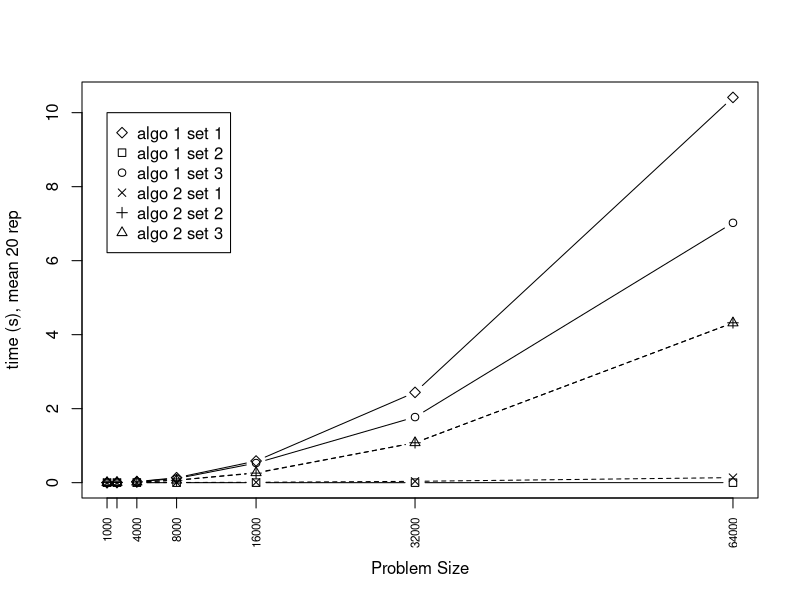
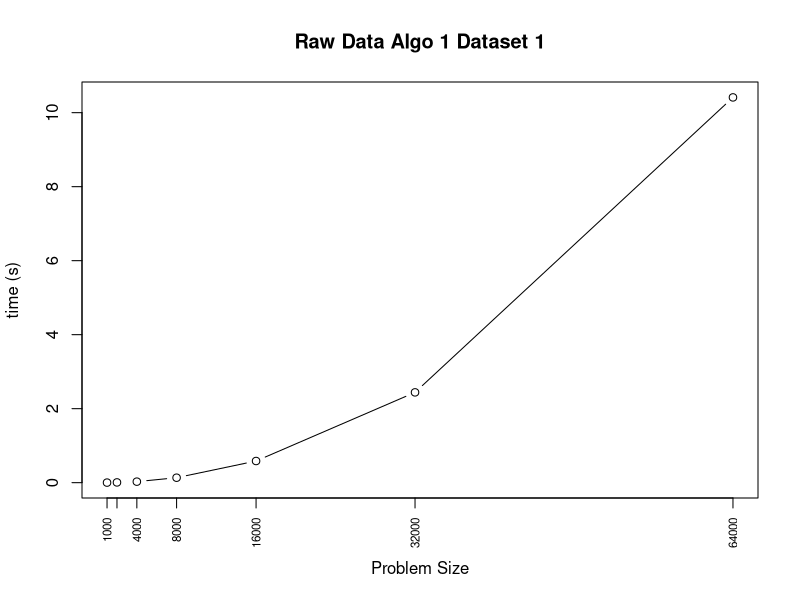
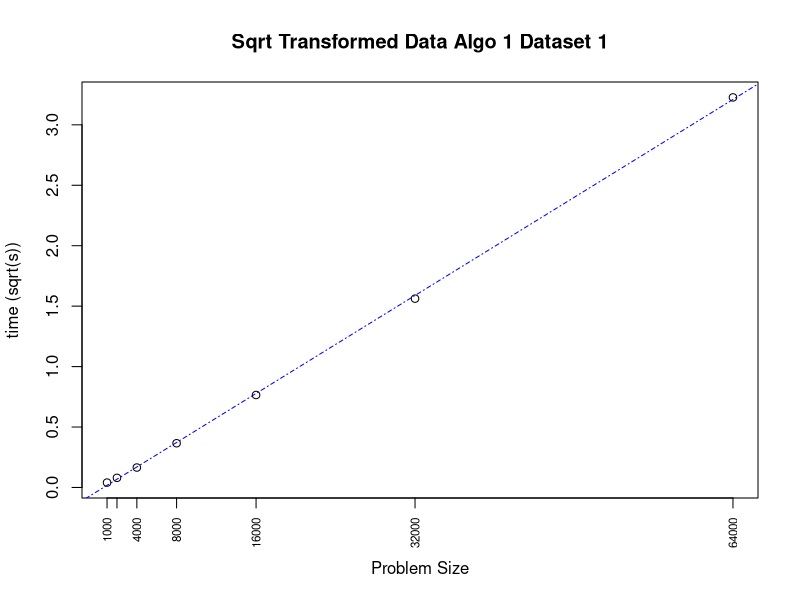
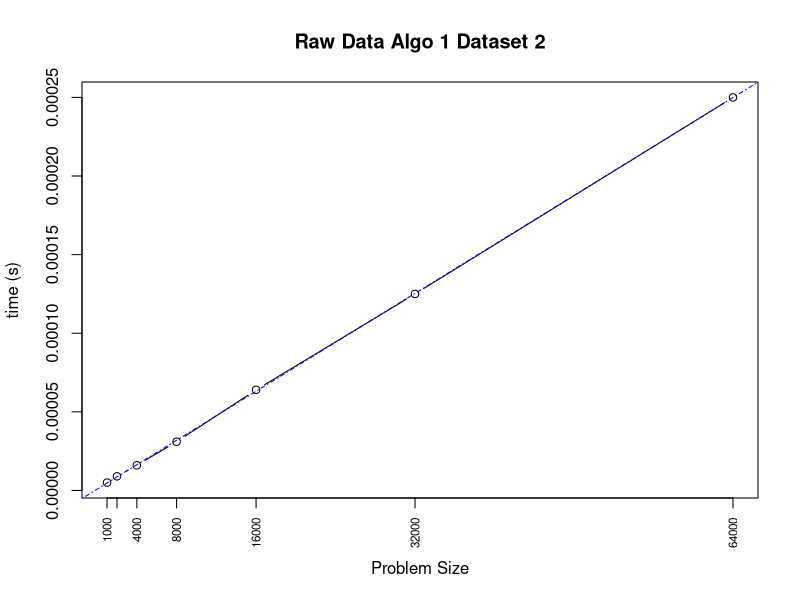
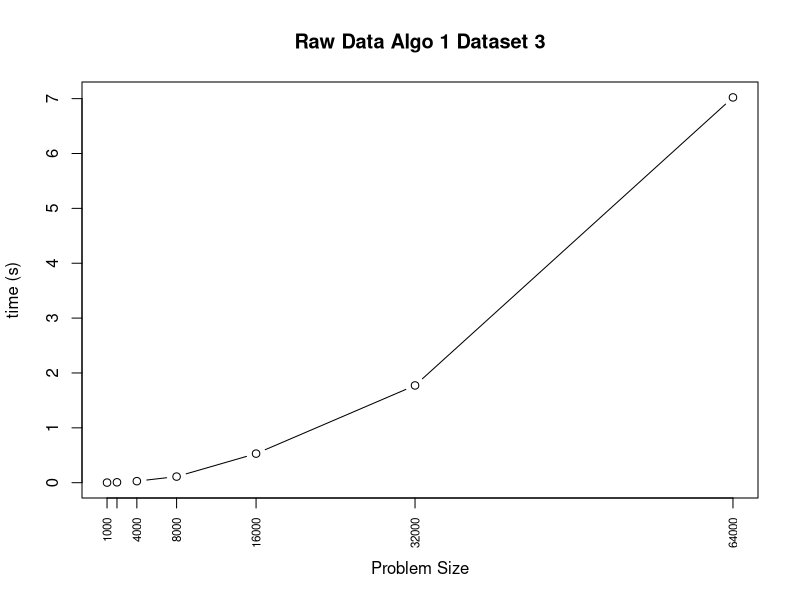
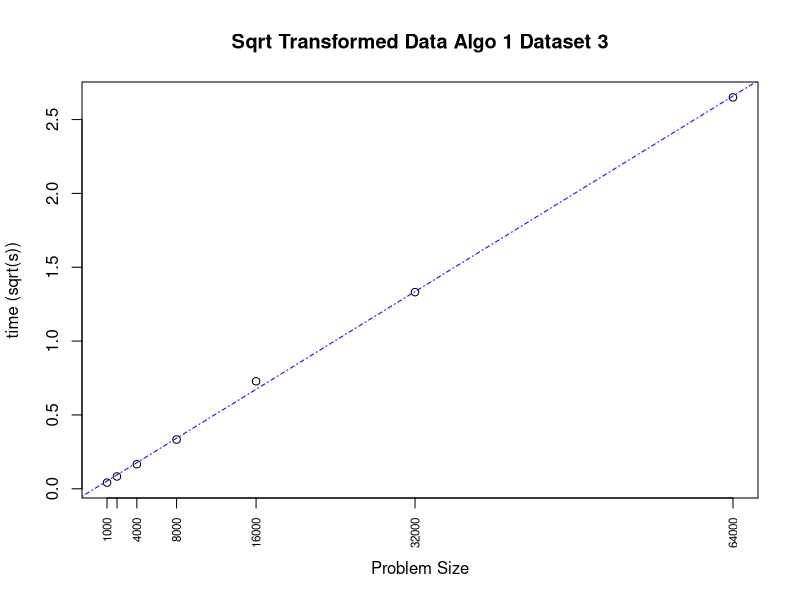
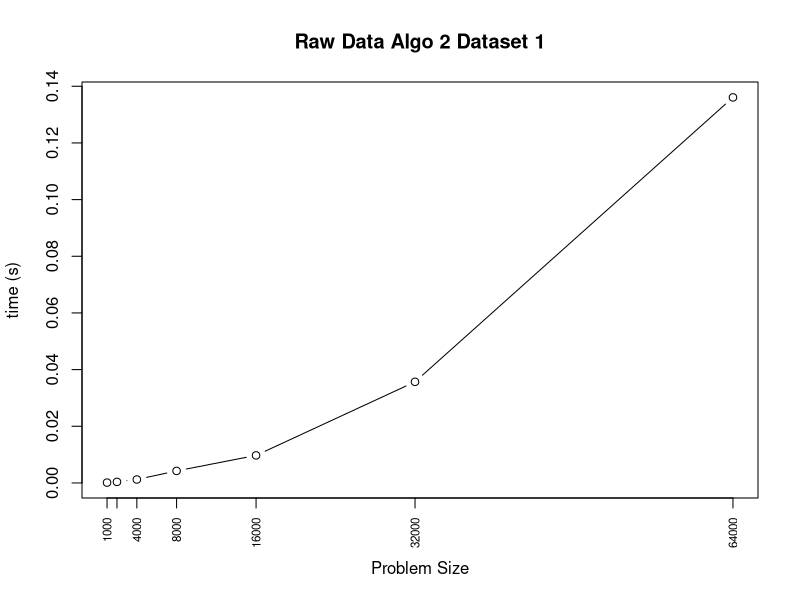
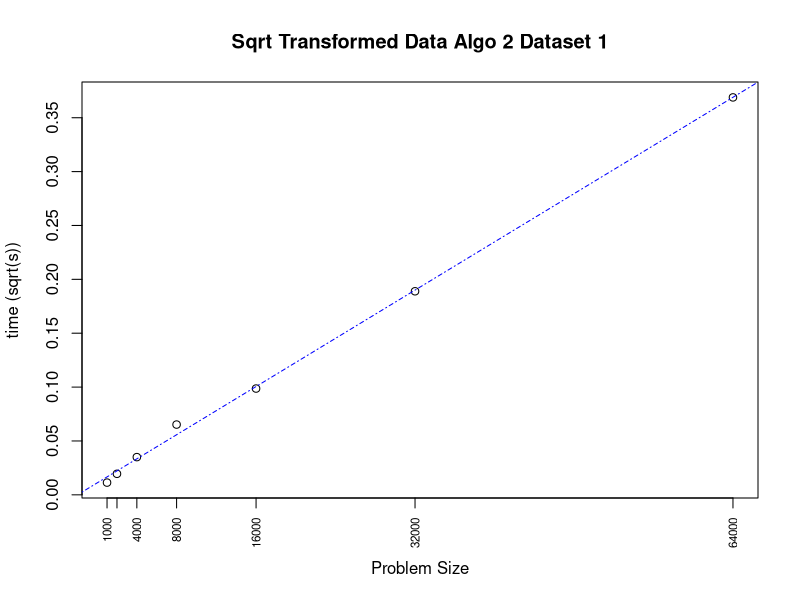

Reproduce these figures in R, in order.
setwd('~/git/dv5_performance_benchmark')
timing<-read.table('results.txt', header=F)

## Eight x 3.7GHz Intel(R) Core(TM) i7-4770 CPU @ 3.40GHz Processors, 31.9GB RAM, 54283 Bogomips Total

# Experiment Size
dataSize = c(1000, 2000, 4000, 8000, 16000, 32000, 64000)

# Datasets
algo1_set1<-timing[1:7,2]
algo1_set2<-timing[8:14,2]
algo1_set3<-timing[15:21,2]
algo2_set1<-timing[22:28,2]
algo2_set2<-timing[29:35,2]
algo2_set3<-timing[36:42,2]
benchmark <- data.frame(algo1_set1 = algo1_set1, 
                        algo1_set2=algo1_set2, 
                        algo1_set3=algo1_set3, 
                        algo2_set1=algo2_set1, 
                        algo2_set2=algo2_set2, 
                        algo2_set3=algo2_set3)

row.names(benchmark)<-dataSize 

plot(dataSize,
     benchmark[,1],
     lty=1,
     xaxt="n", 
     type="b", 
     pch=5,
     xlab='Problem Size',
     ylab='time (s), mean 20 rep')
axis(1, at=dataSize, las=2, cex.axis=0.7)
points(dataSize, benchmark[,2], type="b", pch=0, lty=1)
points(dataSize, benchmark[,3], type="b", pch=1, lty=1)
points(dataSize, benchmark[,4], type="b", pch=4, lty=2)
points(dataSize, benchmark[,5], type="b", pch=3, lty=2)
points(dataSize, benchmark[,6], type="b", pch=2, lty=2)

legend(1000,10, c("algo 1 set 1", 
                  "algo 1 set 2", 
                  "algo 1 set 3", 
                  "algo 2 set 1", 
                  "algo 2 set 2", 
                  "algo 2 set 3"),
       pch=c(5,0,1,4,3,2))

#####################################################################################
# Linear Regression Algo 1 Dataset 1
########
plot(dataSize, 
     benchmark[,1],
     main="Raw Data Algo 1 Dataset 1",
     xaxt="n", 
     type="b", 
     col='black',
     xlab='Problem Size',
     ylab='time (s)')
axis(1, at=dataSize, las=2, cex.axis=0.7)

### Transforming
plot(dataSize,
     sqrt(benchmark[,1]),
          lty=2,
          main="Sqrt Transformed Data Algo 1 Dataset 1",
          xaxt="n", 
          type="p", 
          col='black',
          xlab='Problem Size',
          ylab='time (sqrt(s))')
     axis(1, at=dataSize, las=2, cex.axis=0.7)

### Regression
regAnal <- lm(sqrt(benchmark[,1])~dataSize)
summary(regAnal)
cor(sqrt(benchmark[,1]),dataSize)
abline(regAnal, lty=4, col='blue')

#####################################################################################
# Linear Regression Algo 1 Dataset 2
########
plot(dataSize, 
     benchmark[,2],
     main="Raw Data Algo 1 Dataset 2",
     xaxt="n", 
     type="b", 
     col='black',
     xlab='Problem Size',
     ylab='time (s)')
axis(1, at=dataSize, las=2, cex.axis=0.7)

### Regression
regAnal <- lm(benchmark[,2]~dataSize)
summary(regAnal)
cor(benchmark[,2],dataSize)
abline(regAnal, lty=4, col='blue')

#####################################################################################
# Linear Regression Algo 1 Dataset 3
########
plot(dataSize, 
     benchmark[,3],
     main="Raw Data Algo 1 Dataset 3",
     xaxt="n", 
     type="b", 
     col='black',
     xlab='Problem Size',
     ylab='time (s)')
axis(1, at=dataSize, las=2, cex.axis=0.7)

### Transforming
plot(dataSize,
     sqrt(benchmark[,3]),
     lty=2,
     main="Sqrt Transformed Data Algo 1 Dataset 3",
     xaxt="n", 
     type="p", 
     col='black',
     xlab='Problem Size',
     ylab='time (sqrt(s))')
axis(1, at=dataSize, las=2, cex.axis=0.7)

### Regression
regAnal <- lm(sqrt(benchmark[,3])~dataSize)
summary(regAnal)
cor(sqrt(benchmark[,3]),dataSize)
abline(regAnal, lty=4, col='blue')

#####################################################################################
# Linear Regression Algo 2 Dataset 1
########
plot(dataSize, 
     benchmark[,4],
     main="Raw Data Algo 2 Dataset 1",
     xaxt="n", 
     type="b", 
     col='black',
     xlab='Problem Size',
     ylab='time (s)')
axis(1, at=dataSize, las=2, cex.axis=0.7)

### Transforming
plot(dataSize,
     sqrt(benchmark[,4]),
     lty=2,
     main="Sqrt Transformed Data Algo 2 Dataset 1",
     xaxt="n", 
     type="p", 
     col='black',
     xlab='Problem Size',
     ylab='time (sqrt(s))')
axis(1, at=dataSize, las=2, cex.axis=0.7)

### Regression
regAnal <- lm(sqrt(benchmark[,4])~dataSize)
summary(regAnal)
cor(sqrt(benchmark[,4]),dataSize)
abline(regAnal, lty=4, col='blue')


#####################################################################################
# Linear Regression Algo 2 Dataset 2
########
plot(dataSize, 
     benchmark[,5],
     main="Raw Data Algo 2 Dataset 2",
     xaxt="n", 
     type="b", 
     col='black',
     xlab='Problem Size',
     ylab='time (s)')
axis(1, at=dataSize, las=2, cex.axis=0.7)

### Transforming
plot(dataSize,
     sqrt(benchmark[,5]),
     lty=2,
     main="Sqrt Transformed Data Algo 2 Dataset 2",
     xaxt="n", 
     type="p", 
     col='black',
     xlab='Problem Size',
     ylab='time (sqrt(s))')
axis(1, at=dataSize, las=2, cex.axis=0.7)

### Regression
regAnal <- lm(sqrt(benchmark[,5])~dataSize)
summary(regAnal)
cor(sqrt(benchmark[,5]),dataSize)
abline(regAnal, lty=4, col='blue')


#####################################################################################
# Linear Regression Algo 2 Dataset 3
########
plot(dataSize, 
     benchmark[,6],
     main="Raw Data Algo 2 Dataset 3",
     xaxt="n", 
     type="b", 
     col='black',
     xlab='Problem Size',
     ylab='time (s)')
axis(1, at=dataSize, las=2, cex.axis=0.7)

### Transforming
plot(dataSize,
     sqrt(benchmark[,6]),
     lty=2,
     main="Sqrt Transformed Data Algo 2 Dataset 3",
     xaxt="n", 
     type="p", 
     col='black',
     xlab='Problem Size',
     ylab='time (sqrt(s))')
axis(1, at=dataSize, las=2, cex.axis=0.7)

### Regression
regAnal <- lm(sqrt(benchmark[,6])~dataSize)
summary(regAnal)
cor(sqrt(benchmark[,6]),dataSize)
abline(regAnal, lty=4, col='blue')


